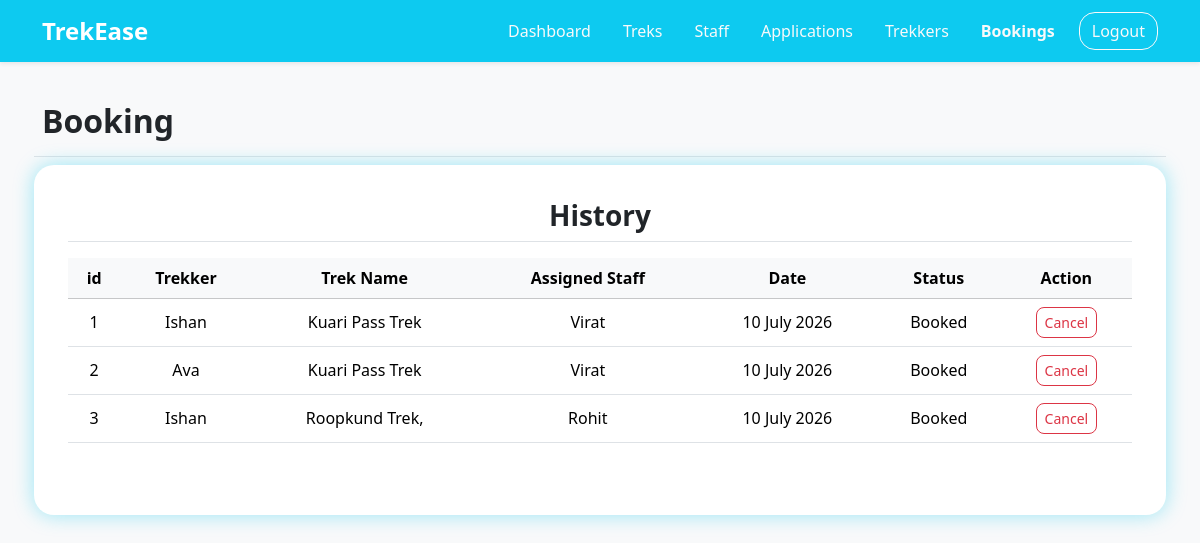
Before: /bookings with the older database file.
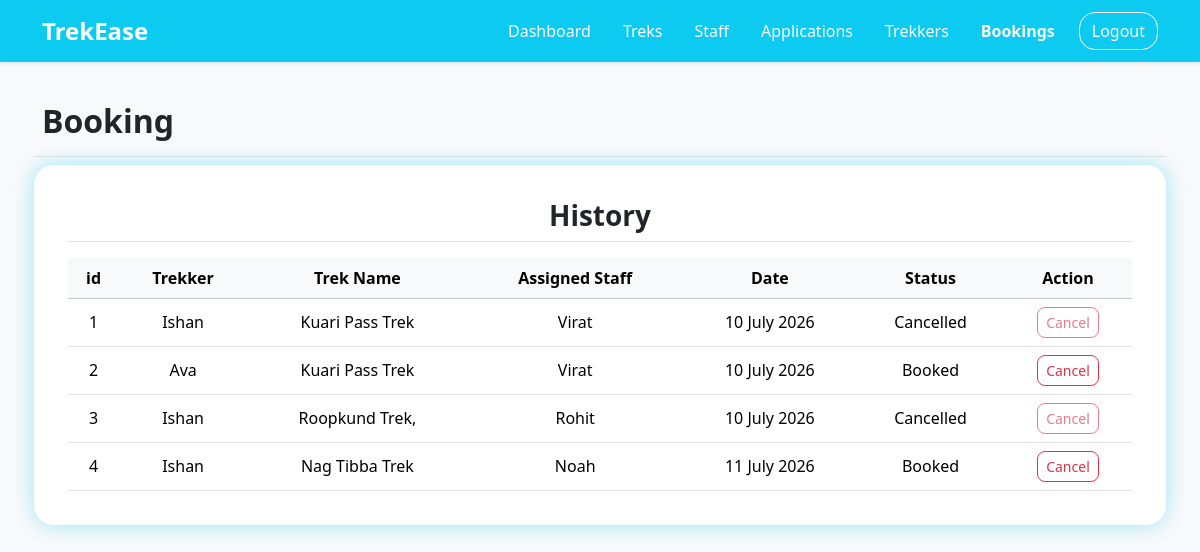
After: the same page with the newer database file.
### application/models.py (models this page shows)
class Booking(db.Model):
    __tablename__ = "booking"
    id = db.Column(db.Integer, primary_key=True)
    trek_id = db.Column(db.Integer, db.ForeignKey("trek.id"))
    user_id = db.Column(db.Integer, db.ForeignKey("user.id"))
    status = db.Column(db.String(), default="Booked")
    booking_date = db.Column(db.Date, default=date.today)

class User(db.Model):
    __tablename__ = "user"
    id = db.Column(db.Integer(), primary_key=True)
    username = db.Column(db.String(30), unique=True, nullable=False)
    name = db.Column(db.String(30), nullable=False)
    email = db.Column(db.String(80), unique=True, nullable=False)
    password = db.Column(db.String, nullable=False)
    phone_no = db.Column(db.String(10), unique=True)
    status = db.Column(db.String, default="Active")
    role = db.Column(db.String, default="user", nullable=True)
    created_at = db.Column(db.Date, default=date.today)
    bookings = db.relationship("Booking", backref="user")
    assigned_trek = db.relationship("Trek", backref="staff")

class Trek(db.Model):
    __tablename__ = "trek"
    id = db.Column(db.Integer(), primary_key=True)
    trek_name = db.Column(db.String(30), unique=True, nullable=False)
    location = db.Column(db.String(), nullable=False)
    difficulty = db.Column(db.String(), nullable=False)
    duration = db.Column(db.Integer(), nullable=False)
    available_slots = db.Column(db.Integer(), nullable=False)
    staff_id = db.Column(db.Integer(), db.ForeignKey("user.id"))
    status = db.Column(db.String(), default="Open", nullable=False)
    start_date = db.Column(db.Date, nullable=False)
    end_date = db.Column(db.Date, nullable=False)
    description = db.Column(db.Text)
    image = db.Column(db.String(), nullable=False)
    created_at = db.Column(db.Date, default=date.today, nullable=False)
    bookings = db.relationship("Booking", backref="trek")

### application/controllers.py (the view)
@app.route("/bookings")
def bookings():
    user = User.query.filter_by(role='user').all()
    staff = User.query.filter_by(role='staff').all()
    bookings = Booking.query.all()
    return render_template("/admin/bookings.html", bookings=bookings, user=user, staff=staff)

### templates/admin/bookings.html (shortened to what this page needs)
<!DOCTYPE html>
<html lang="en">
<head>
    <link href="https://cdn.jsdelivr.net/npm/bootstrap@5.3.2/dist/css/bootstrap.min.css" rel="stylesheet">
    <link rel="stylesheet" href="/static/style.css">
</head>
<body class="d-flex flex-column min-vh-100 bg-light">
    <nav class="navbar navbar-expand-lg navbar-dark bg-info shadow-sm">
        <div class="container">
            <div class="navbar-brand ">
                <a class="navbar-brand fw-bold fs-4" href="admin_dashboard">TrekEase</a>
            </div>
            <ul class="nav align-items-center">
                <li class="nav-item"><a class="nav-link active link-light" href="admin_dashboard">Dashboard</a></li>
                <li class="nav-item"><a class="nav-link link-light" href="/treks">Treks</a></li>
                <li class="nav-item"><a class="nav-link link-light" href="staff">Staff</a></li>
                <li class="nav-item"><a class="nav-link link-light" href="pending_staff">Applications</a></li>
                <li class="nav-item"><a class="nav-link link-light" href="users">Trekkers</a></li>
                <li class="nav-item"><a class="nav-link link-light fw-bold" href="#">Bookings</a></li>
                <li class="nav-item ms-2">
                    <a href="/" class="btn btn-outline-light rounded-4">Logout</a>
                </li>
            </ul>
        </div>
    </nav>
    <div class="container text-center">
        <div class="text-center mt-4">
            <div class="row my-4 g-3">
                <div class="mb-2 d-flex justify-content-between align-items-center w-100 border-bottom pb-2">
                    <h2 class="fw-semibold">Booking</h2>
                </div>
                <div class="admin-tables mb-4">
                    <h3 class="fw-semibold mb-3 border-bottom pb-2">History</h3>
                    <table class="table table-hover align-middle mb-0">
                        <thead class="text-center table-light sticky-top">
                            <tr>
                                <th scope="col">id</th>
                                <th scope="col">Trekker </th>
                                <th scope="col">Trek Name</th>
                                <th scope="col">Assigned Staff</th>
                                <th scope="col">Date</th>
                                <th scope="col">Status</th>
                                <th scope="col">Action</th>
                            </tr>
                        </thead>
                        <tbody class="text-center">
                            {% for book in bookings %}
                            <tr>
                                <td>{{book.id}}</td>
                                <td>{{book.user.name}}</td>
                                <td>{{book.trek.trek_name}}</td>
                                <td>{{book.trek.staff.name if (book.trek and book.trek.staff) else 'Unassigned'}}</td>
                                <td>{{book.booking_date.strftime("%d %B %Y")}}</td>
                                <td>{{book.status}}</td>
                                <td>
                                    {% if book.status == 'Booked' %}
                                    <a href="/admin_update/booking/cancel/{{book.id}}"
                                        class="btn btn-outline-danger btn-sm rounded-3">Cancel</a>
                                    {% elif book.status == 'Cancelled' %}
                                    <a href="/admin_update/booking/cancel/{{book.id}}"
                                        class="btn btn-outline-danger btn-sm rounded-3 disabled" >Cancel</a>
                                    {% else %}
                                    <p>Closed</p>
                                    {% endif %}
                                </td>
                            </tr>
                            {% endfor %}
                        </tbody>
                    </table>
                </div>
            </div>
        </div>
    </div>
</body>
</html>

### static/style.css (style rules this page uses)
body { background-color: azure; }
.admin-tables { border: 2px grey; padding: 3%; min-width: 600px; min-height: 350px; margin-top: 5%; background-color: white; border-radius: 20px; height: fit-content; margin: auto; box-shadow: 0 0 20px rgba(13, 202, 240, 0.4); }

Changed rows visible on the page:
changed Booking id 1: status "Booked" → "Cancelled"
changed Booking "Roopkund Trek,": status "Booked" → "Cancelled"
added Booking: id "4", user.name "Ishan", trek.trek_name "Nag Tibba Trek", trek.staff "Noah", booking_date "11 July 2026", status "Booked"
